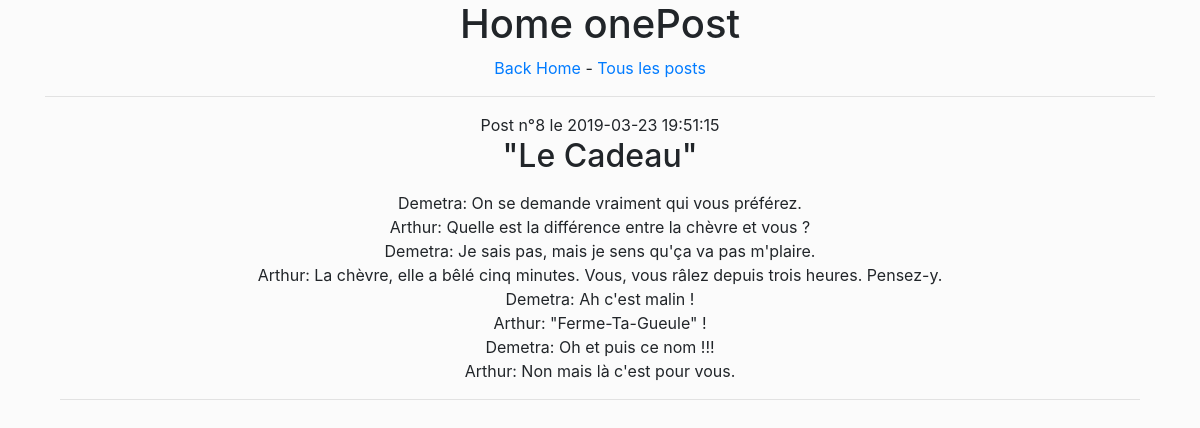
The app's page /blogFromScratch/index.php?route=onePost&id=8 with its own data.
### tables this page shows
CREATE TABLE IF NOT EXISTS `posts` (
  `id` int(11) NOT NULL AUTO_INCREMENT,
  `title` varchar(255) NOT NULL,
  `post` text NOT NULL,
  `create_date` datetime NOT NULL DEFAULT CURRENT_TIMESTAMP,
  PRIMARY KEY (`id`)
);

### blogFromScratch/Controller/MainController.php (called while the page is built, shortened)
<?php
class MainController{
  private $modelObject;
  public function __construct(){
    $this->bddObject = new BDDConnect();
    $this->modelObject = new Model( $this->bddObject->getConnect());
  }
public function showOnePost($id){
  $onePost = $this->modelObject->getOnePostWithID($id);
  include('Views/onePost.php');
}
}

### blogFromScratch/index.php (called while the page is built, shortened)
<?php
	require('Controller/BDDConnect.php');
	require('Controller/MainController.php');
	require('Controller/model.php');
	$myRouter = new Router();
	$myRouter->checkRoute();
 ?>

### blogFromScratch/Controller/BDDConnect.php (called while the page is built, shortened)
<?php
class BDDconnect
{
    private $BDDName = 'posts';
  private $IdMyAdmin = 'root';
  private $PwdMyAdmin = 'FUdYla3dPuA8u2qh';
  private $db;
	public function getConnect()
	{
		return $this->db;
	}
	private function BDDConnect()
	{
		try
		{
			$this->db = new PDO('mysql:host=localhost;dbname='.$this->BDDName.';charset=utf8', $this->IdMyAdmin , $this->PwdMyAdmin);
		}
		catch (PDOException $e)
		{
			echo 'Connexion échouée : ' . $e->getMessage();
		}
	}
}

### blogFromScratch/Controller/model.php (called while the page is built, shortened)
<?php
class Model{
  private $dbConnect;
  public function __construct($dbConnect){
    $this->dbConnect = $dbConnect;
  }
  public function getOnePostWithID($id){
    $sql = 'SELECT * FROM posts WHERE id = :ID';
    $req = $this->dbConnect->prepare($sql);
    $req-> execute(array('ID' => $id));
    if($req->rowCount() == 1){
      $result = $req->fetchAll(PDO::FETCH_OBJ);
      return $result;
    }else {
      header('location: ?route= ');
    }
  }
}

### blogFromScratch/Views/onePost.php (the view, shortened to what this page needs)
<!DOCTYPE html>
<html lang="fr" dir="ltr">
<head>
  <link rel="stylesheet" href="https://maxcdn.bootstrapcdn.com/bootstrap/4.0.0/css/bootstrap.min.css">
    <link rel="stylesheet" href="css/style.css">
</head>
<body>
  <div class="container">
    <div class="row text-center">
      <div class="col-lg-12">
        <h1>Home onePost</h1>
        <a href="?route=home">Back Home</a>
         - <a href="?route=allposts">Tous les posts</a>
        <hr>
        <?php
        for ($i=0; $i< count($onePost); $i++){
          echo '<div class="col-lg-12 text-center align-items-center justify-content-center">Post n°'.$onePost[$i]->id;
          echo ' le '.$onePost[$i]->create_date;
          echo '<h2>'.$onePost[$i]->title.'</h2>';
          echo '<p>'.$onePost[$i]->post.'</p>';
          echo '<hr></div>';
        }
        ?>
    </div>
  </div>
</body>
</html>

### blogFromScratch/css/style.css (style rules this page uses)
body { background-color: rgba(216, 216, 216, 0.09); }

### records on screen
posts: id "8", create_date "2019-03-23 19:51:15", title "\"Le Cadeau\"", post "Demetra: On se demande vraiment qui vous préférez. Arthur: Quelle est la différence entre la chèvre et vous ? Demetra: Je sais pas, mais je sens qu'ça va pas m'plaire. Arthur: La chèvre, elle a bêlé cinq minutes. Vous, vous râlez depuis trois heures. Pensez-y. Demetra: Ah c'est malin ! Arthur: \"Ferme-Ta-Gueule\" ! Demetra: Oh et puis ce nom !!! Arthur: Non mais là c'est pour vous."
